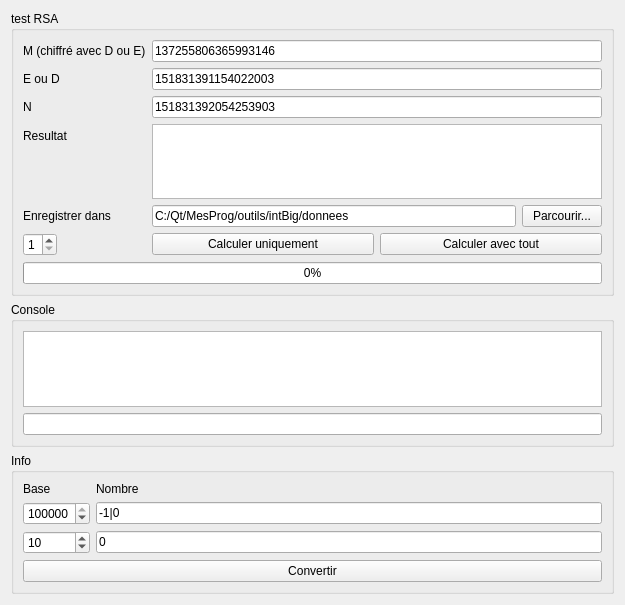
<?xml version="1.0" encoding="UTF-8"?>
<ui version="4.0">
 <class>fenetre</class>
 <widget class="QWidget" name="fenetre">
  <property name="geometry">
   <rect>
    <x>0</x>
    <y>0</y>
    <width>625</width>
    <height>605</height>
   </rect>
  </property>
  <property name="windowTitle">
   <string>Calculs avec intBig</string>
  </property>
  <layout class="QVBoxLayout" name="verticalLayout_3">
   <item>
    <widget class="QGroupBox" name="groupBox">
     <property name="title">
      <string>test RSA</string>
     </property>
     <layout class="QVBoxLayout" name="verticalLayout">
      <item>
       <layout class="QFormLayout" name="formLayout">
        <item row="0" column="0">
         <widget class="QLabel" name="label">
          <property name="text">
           <string>M (chiffré avec D ou E)</string>
          </property>
         </widget>
        </item>
        <item row="0" column="1">
         <widget class="QLineEdit" name="intBig_M">
          <property name="text">
           <string>137255806365993146</string>
          </property>
         </widget>
        </item>
        <item row="1" column="0">
         <widget class="QLabel" name="label_2">
          <property name="text">
           <string>E ou D</string>
          </property>
         </widget>
        </item>
        <item row="1" column="1">
         <widget class="QLineEdit" name="intBig_D">
          <property name="text">
           <string>151831391154022003</string>
          </property>
         </widget>
        </item>
        <item row="2" column="0">
         <widget class="QLabel" name="label_4">
          <property name="text">
           <string>N</string>
          </property>
         </widget>
        </item>
        <item row="2" column="1">
         <widget class="QLineEdit" name="intBig_N">
          <property name="text">
           <string>151831392054253903</string>
          </property>
         </widget>
        </item>
        <item row="3" column="0">
         <widget class="QLabel" name="label_5">
          <property name="text">
           <string>Resultat</string>
          </property>
         </widget>
        </item>
        <item row="3" column="1">
         <widget class="QTextEdit" name="te_resultat"/>
        </item>
        <item row="4" column="0">
         <widget class="QLabel" name="label_7">
          <property name="text">
           <string>Enregistrer dans</string>
          </property>
         </widget>
        </item>
        <item row="4" column="1">
         <layout class="QHBoxLayout" name="horizontalLayout_2">
          <item>
           <widget class="QLineEdit" name="le_saveFile">
            <property name="text">
             <string>C:/Qt/MesProg/outils/intBig/donnees</string>
            </property>
           </widget>
          </item>
          <item>
           <widget class="QPushButton" name="bParcourir">
            <property name="text">
             <string>Parcourir...</string>
            </property>
           </widget>
          </item>
         </layout>
        </item>
        <item row="5" column="0">
         <widget class="QSpinBox" name="sCalcOnly">
          <property name="sizePolicy">
           <sizepolicy hsizetype="Minimum" vsizetype="Fixed">
            <horstretch>0</horstretch>
            <verstretch>0</verstretch>
           </sizepolicy>
          </property>
          <property name="minimum">
           <number>1</number>
          </property>
          <property name="maximum">
           <number>3</number>
          </property>
          <property name="value">
           <number>1</number>
          </property>
         </widget>
        </item>
        <item row="5" column="1">
         <layout class="QHBoxLayout" name="horizontalLayout_3">
          <item>
           <widget class="QPushButton" name="bCalcOnly">
            <property name="text">
             <string>Calculer uniquement</string>
            </property>
           </widget>
          </item>
          <item>
           <widget class="QPushButton" name="bCalcAll">
            <property name="text">
             <string>Calculer avec tout</string>
            </property>
           </widget>
          </item>
         </layout>
        </item>
       </layout>
      </item>
      <item>
       <widget class="QProgressBar" name="pb_chargement">
        <property name="value">
         <number>0</number>
        </property>
        <property name="alignment">
         <set>Qt::AlignCenter</set>
        </property>
       </widget>
      </item>
     </layout>
    </widget>
   </item>
   <item>
    <spacer name="verticalSpacer">
     <property name="orientation">
      <enum>Qt::Vertical</enum>
     </property>
     <property name="sizeHint" stdset="0">
      <size>
       <width>20</width>
       <height>40</height>
      </size>
     </property>
    </spacer>
   </item>
   <item>
    <widget class="QGroupBox" name="groupBox_3">
     <property name="title">
      <string>Console</string>
     </property>
     <layout class="QVBoxLayout" name="verticalLayout_4">
      <item>
       <widget class="QTextEdit" name="textConsole"/>
      </item>
      <item>
       <widget class="QLineEdit" name="lineConsole"/>
      </item>
     </layout>
    </widget>
   </item>
   <item>
    <widget class="QGroupBox" name="groupBox_2">
     <property name="title">
      <string>Info</string>
     </property>
     <layout class="QVBoxLayout" name="verticalLayout_2">
      <item>
       <layout class="QFormLayout" name="formLayout_2">
        <item row="1" column="0">
         <widget class="QLabel" name="label_6">
          <property name="text">
           <string>Base</string>
          </property>
         </widget>
        </item>
        <item row="1" column="1">
         <widget class="QLabel" name="label_3">
          <property name="text">
           <string>Nombre</string>
          </property>
         </widget>
        </item>
        <item row="2" column="1">
         <widget class="QLineEdit" name="intBig_I1">
          <property name="sizePolicy">
           <sizepolicy hsizetype="Minimum" vsizetype="Fixed">
            <horstretch>0</horstretch>
            <verstretch>0</verstretch>
           </sizepolicy>
          </property>
          <property name="text">
           <string>-1|0</string>
          </property>
          <property name="maxLength">
           <number>10000000</number>
          </property>
         </widget>
        </item>
        <item row="3" column="1">
         <widget class="QLineEdit" name="intBig_I2">
          <property name="text">
           <string>0</string>
          </property>
          <property name="maxLength">
           <number>10000000</number>
          </property>
          <property name="readOnly">
           <bool>true</bool>
          </property>
         </widget>
        </item>
        <item row="3" column="0">
         <widget class="QDoubleSpinBox" name="sIBase2">
          <property name="decimals">
           <number>0</number>
          </property>
          <property name="minimum">
           <double>2.000000000000000</double>
          </property>
          <property name="maximum">
           <double>2147483648.000000000000000</double>
          </property>
          <property name="value">
           <double>10.000000000000000</double>
          </property>
         </widget>
        </item>
        <item row="2" column="0">
         <widget class="QDoubleSpinBox" name="sIBase1">
          <property name="sizePolicy">
           <sizepolicy hsizetype="Minimum" vsizetype="Fixed">
            <horstretch>0</horstretch>
            <verstretch>0</verstretch>
           </sizepolicy>
          </property>
          <property name="decimals">
           <number>0</number>
          </property>
          <property name="minimum">
           <double>2.000000000000000</double>
          </property>
          <property name="maximum">
           <double>2147483648.000000000000000</double>
          </property>
          <property name="value">
           <double>2147483648.000000000000000</double>
          </property>
         </widget>
        </item>
       </layout>
      </item>
      <item>
       <widget class="QPushButton" name="bIConvertir">
        <property name="text">
         <string>Convertir</string>
        </property>
       </widget>
      </item>
     </layout>
    </widget>
   </item>
  </layout>
 </widget>
 <resources/>
 <connections/>
</ui>
